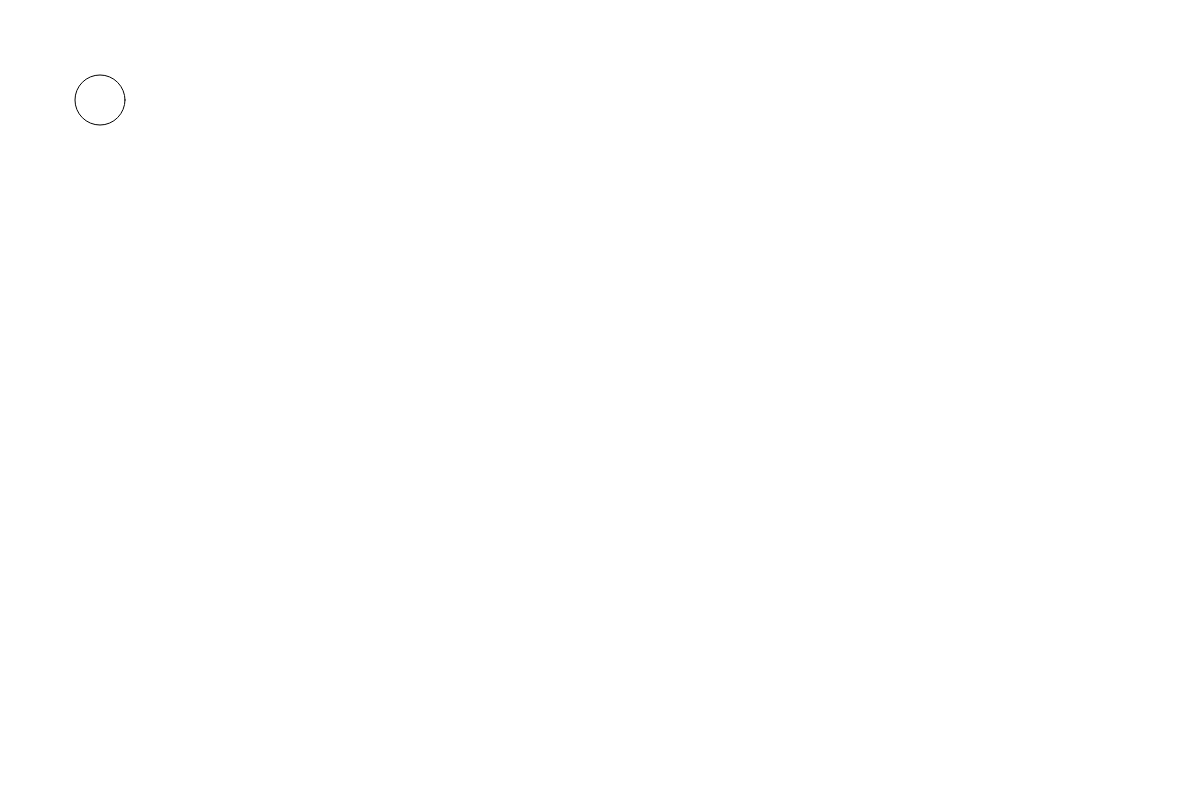
Frame 1 (no input)
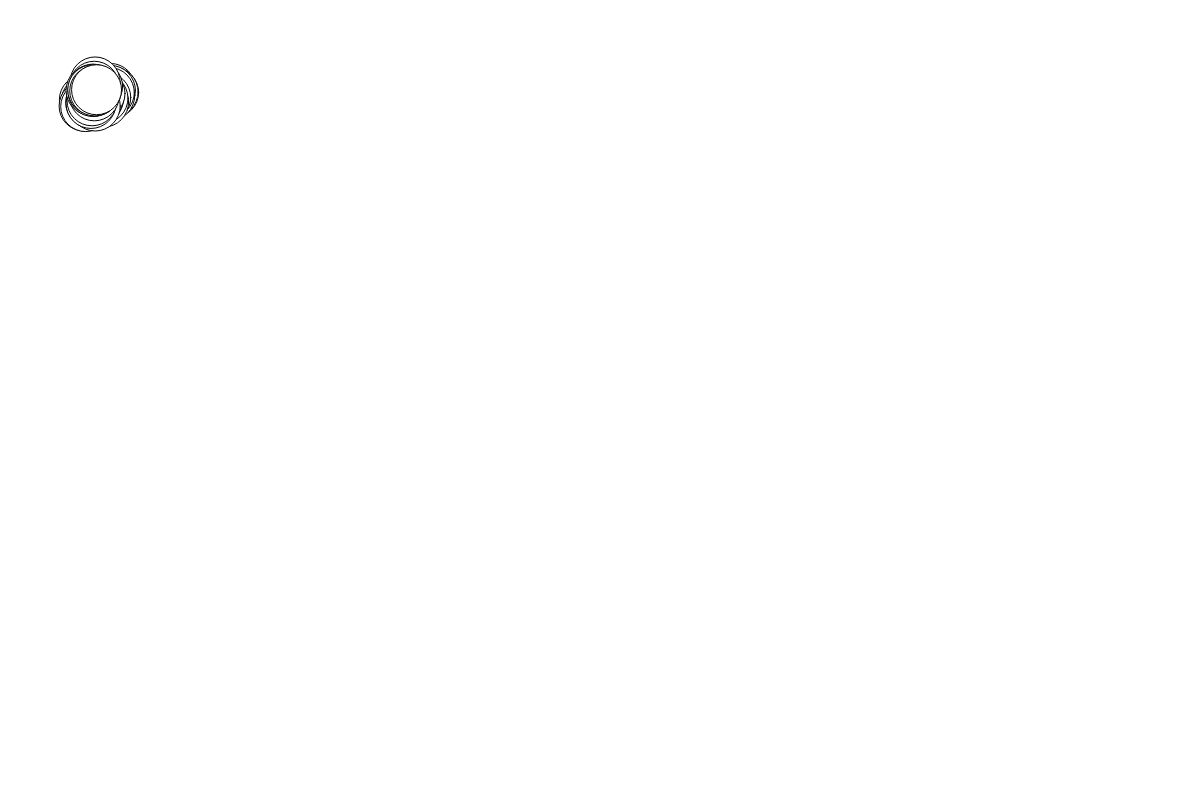
Frame 60 (no input)
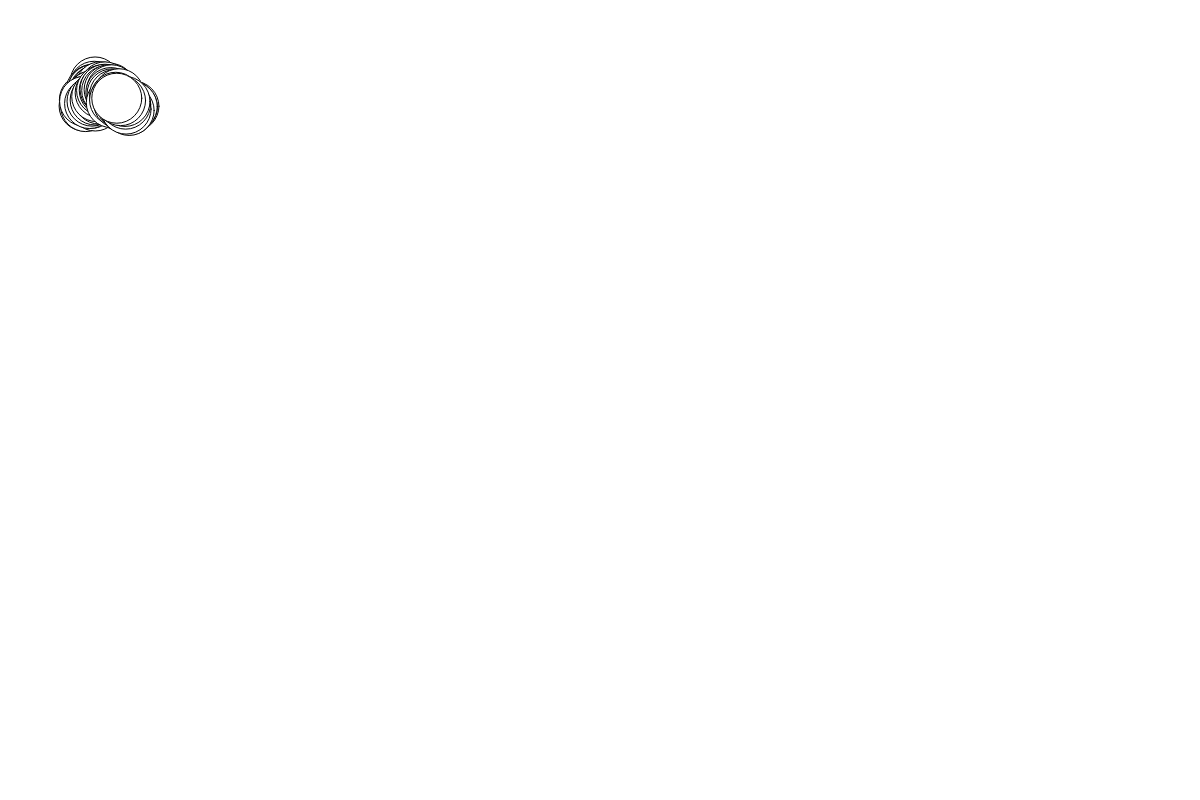
Frame 120 (the mouse pressed at the canvas centre since frame 60)

The p5.js sketch that drew these frames (run headless with seeded random() and noise() and a simulated clock; from frame 60 on, the mouse is pressed at the canvas centre):

// p5.js sketch
// ── sketch.js
var x
var y

function setup() {
  createCanvas(1200,800)
  x = 100
  y = 100
}

function draw() {
  ellipse(x,y,50,50)
  x = x + random(-5,5)
  y = y + random(-5,5)
}
